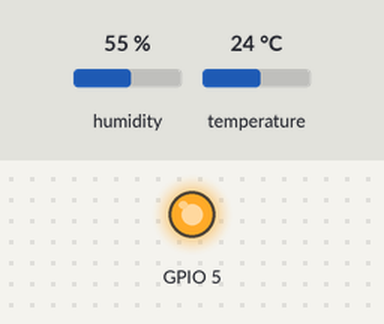
Bench run of a sketch on a simulated ESP8266 (NodeMCU). On the bench: output pins drawn as LEDs (lit = HIGH). The test bench sets the inputs (shaded band); at power-on: humidity 55 %, temperature 24 °C. WiFi joins after 1.5 s; servers stay silent unless stated; uploads are accepted with an empty reply; what the sketch prints to the serial monitor is not drawn.

Above: at 2.2 s.
At 17.9 s:
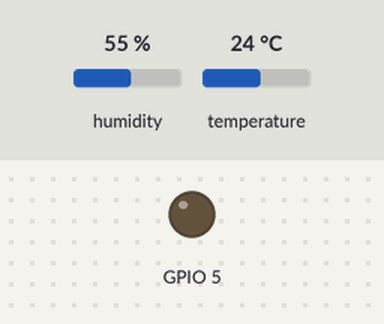
Timing chart, 0 to 42.3 s (numbered marks = the images above):
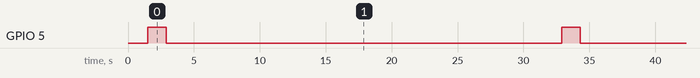

Measured:
- by itself, GPIO 5: alternates HIGH for 1.4 s and LOW for 30.0 s

The sketch:

arduino_code.ino
```cpp
#include <ESP8266HTTPClient.h>
#include <ESP8266WiFi.h>
#include <ESP8266WiFiMulti.h>
#include <WiFiClientSecureBearSSL.h>

#include "DHT.h"

#define DHTPIN 4

#define DHTTYPE DHT22   // DHT 22  (AM2302), AM2321

DHT dht(DHTPIN, DHTTYPE);

// "BF C4 C7 46 34 FB F4 46 3A 8F 6D 59 17 15 EC 4A C5 48 97 E4"
const uint8_t fingerprint[20] = {0xBF, 0xC4, 0xC7, 0x46, 0x34, 0xFB, 0xF4, 0x46, 0x3A, 0x8F, 0x6D, 0x59, 0x17, 0x15, 0xEC, 0x4A, 0xC5, 0x48, 0x97, 0xE4};


void setup() {
  pinMode(5, OUTPUT);     // Initialize the LED_BUILTIN pin as an output
  Serial.begin(115200);                                  //Serial connection
  WiFi.begin("SSID", "PASSWORD");   //WiFi connection

  while (WiFi.status() != WL_CONNECTED) {  //Wait for the WiFI connection completion

    delay(500);
    Serial.println("Waiting for connection");

  }
 dht.begin();
}

void loop() {

 if(WiFi.status()== WL_CONNECTED){   //Check WiFi connection status

   float h = dht.readHumidity();
  // Read temperature as Celsius (the default)
  float t = dht.readTemperature();
  // Read temperature as Fahrenheit (isFahrenheit = true)
  float f = dht.readTemperature(true);

  // Check if any reads failed and exit early (to try again).
  if (isnan(h) || isnan(t) || isnan(f)) {
    Serial.println(F("Failed to read from DHT sensor!"));
    return;
  }


  String token = "https://yourdomain/api/token?type=board&name=nodemcu";
  Serial.println(token);
  digitalWrite(5, HIGH);

  std::unique_ptr<BearSSL::WiFiClientSecure>client(new BearSSL::WiFiClientSecure);

  client->setFingerprint(fingerprint);

   HTTPClient https;    //Declare object of class HTTPClient
  // "BF C4 C7 46 34 FB F4 46 3A 8F 6D 59 17 15 EC 4A C5 48 97 E4"
   https.begin(*client,token);      //Specify request destination
   // http.setAuthorization("guest", "guest");
   // http.setAuthorization("Z3Vlc3Q6Z3Vlc3Q=");
   https.addHeader("Content-Type", "text/json");  //Specify content-type header

   int tokenCode = https.POST("");   //Send the request
   String token_data = https.getString();                  //Get the response payload

   Serial.println(tokenCode);   //Print HTTP return code
   Serial.println(token_data);    //Print request response payload

   https.end();  //Close connection

   String measure = "https://yourdomain/api/data?t="+String(t, 2)+"&h="+String(h,2);
   https.begin(*client,measure);      //Specify request destination
   https.addHeader("Content-Type", "text/json");  //Specify content-type header
   https.addHeader("Authorization","Bearer "+token_data);
   int measureCode = https.POST("");   //Send the request
   String measure_data = https.getString();                  //Get the response payload

   Serial.println(measureCode);   //Print HTTP return code
   Serial.println(measure_data);    //Print request response payload

   https.end();  //Close connection


    delay(1000);
   digitalWrite(5, LOW);

 }else{

    Serial.println("Error in WiFi connection");

 }

  delay(30000);  //Send a request every 30 seconds

}
```
